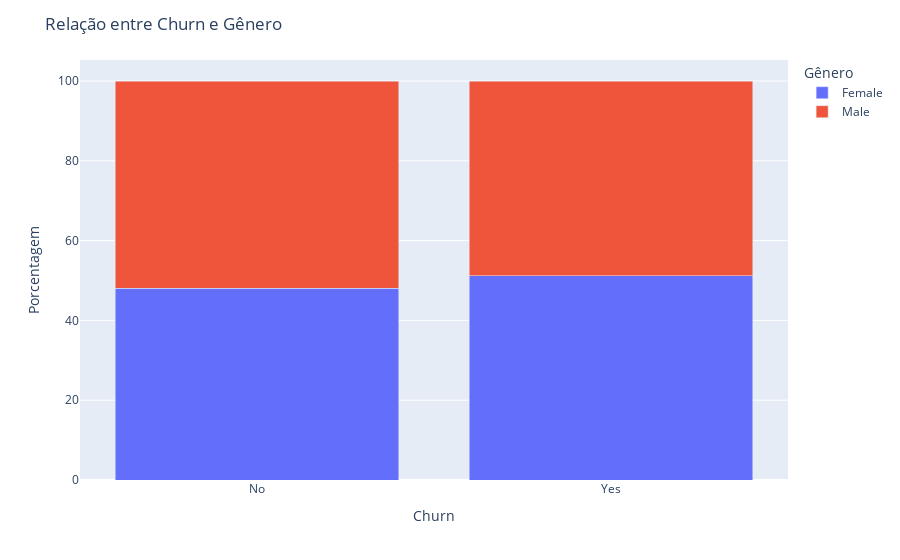

Notebook code for this chart:
### Code cell
# Calcula a porcentagem de cada categoria
df_grouped = df.groupby(['Churn', 'Genero']).size().reset_index(name='count')
total_por_churn = df_grouped.groupby('Churn')['count'].transform('sum')
df_grouped['percent'] = (df_grouped['count'] / total_por_churn) * 100

# Gráfico de barras empilhadas
fig = px.bar(df_grouped, x='Churn', y='percent', color='Genero', barmode='stack',
             labels={'Churn': 'Churn', 'percent': 'Porcentagem', 'Genero': 'Gênero'})

fig.update_layout(title='Relação entre Churn e Gênero',
                  yaxis_title='Porcentagem',
                  legend_title='Gênero')
fig.show()

### Figure 1 — Plotly figure (JSON) as saved in the notebook; plotly's stock layout.template omitted (floating-point values rounded to 4 significant figures)
{"data": [{"alignmentgroup": "True", "hovertemplate": "Gênero=Female<br>Churn=%{x}<br>Porcentagem=%{y}<extra></extra>", "legendgroup": "Female", "marker": {"color": "#636efa", "pattern": {"shape": ""}}, "name": "Female", "offsetgroup": "Female", "orientation": "v", "showlegend": true, "textposition": "auto", "type": "bar", "x": ["No", "Yes"], "xaxis": "x", "y": [48.12, 51.25], "yaxis": "y"}, {"alignmentgroup": "True", "hovertemplate": "Gênero=Male<br>Churn=%{x}<br>Porcentagem=%{y}<extra></extra>", "legendgroup": "Male", "marker": {"color": "#EF553B", "pattern": {"shape": ""}}, "name": "Male", "offsetgroup": "Male", "orientation": "v", "showlegend": true, "textposition": "auto", "type": "bar", "x": ["No", "Yes"], "xaxis": "x", "y": [51.88, 48.75], "yaxis": "y"}], "layout": {"autosize": true, "barmode": "stack", "legend": {"title": {"text": "Gênero"}, "tracegroupgap": 0}, "margin": {"t": 60}, "title": {"text": "Relação entre Churn e Gênero"}, "xaxis": {"anchor": "y", "autorange": true, "domain": [0, 1], "range": [-0.5, 1.5], "title": {"text": "Churn"}, "type": "category"}, "yaxis": {"anchor": "x", "autorange": true, "domain": [0, 1], "range": [0, 105.3], "title": {"text": "Porcentagem"}, "type": "linear"}}}
